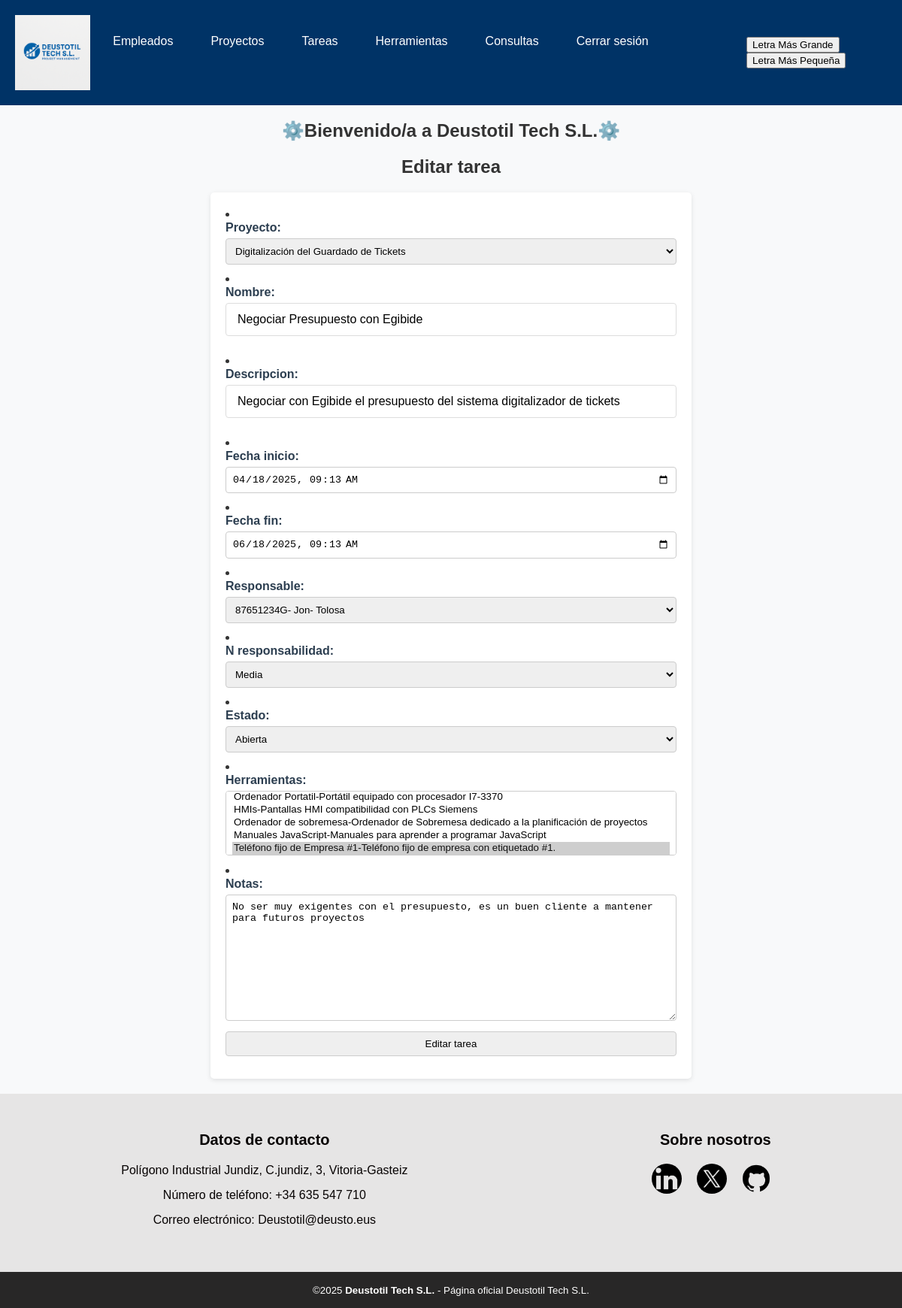
/AppDjango/tareas/modificar/3 (signed in), run on the app's committed database.
### AppDjango/models.py (models this page shows, shortened)
class Tarea(models.Model):
    Proyecto = models.ForeignKey(Proyecto, on_delete=models.CASCADE, related_name= "tareas")
    nombre = models.CharField(max_length=100)
    descripcion = models.CharField(max_length=500)
    fecha_inicio = models.DateTimeField("Fecha inicio")
    fecha_fin = models.DateTimeField("Fecha fin")
    responsable = models.ForeignKey(Empleado, on_delete=models.CASCADE, related_name= "tareas")
    n_responsabilidad = models.CharField(max_length=10,choices=PRIORIDAD_ELECCION, default='media')
    estado = models.CharField(max_length=20, choices=ESTADO_TAREA, default='abierta')
    herramientas =models.ManyToManyField(Herramienta, related_name="herramientas")
    notas = models.TextField(max_length=500)

class Proyecto(models.Model):
    nombre = models.CharField(max_length=100)
    descripcion = models.TextField()
    fecha_inicio = models.DateTimeField("Fecha inicio")
    fecha_fin= models.DateTimeField("Fecha fin")
    presupuesto = models.FloatField(default=0)
    cliente = models.CharField(max_length=100)
    empleados = models.ManyToManyField(Empleado, related_name="proyectos")
    def __str__(self):
        return f"{self.nombre}"

### AppDjango/views.py (the view, shortened to what this page needs)
# urls.py: path('tareas/modificar/<int:pk>', TareaUpdateView.as_view(), name='tarea_update'),
class TareaUpdateView(LoginRequiredMixin,UpdateView):
    model = Tarea
    template_name = 'tarea_update.html'
    form_class = TareaForm
    def get(self, request, pk):
        tarea = get_object_or_404(Tarea, pk=pk)
        formulario = self.form_class(instance=tarea)
        ultimos_empleados = Empleado.objects.order_by('-id')[:3]
        notificacion = request.session.pop('notificacion_estado_tarea', None)
        context = {
            'formulario': formulario,
            'tarea': tarea,
            'ultimos_empleados': ultimos_empleados,
            'notificacion': notificacion,  # Añadimos la notificación al contexto
        }
        return render(request, self.template_name, context)

### AppDjango/forms.py
class TareaForm(forms.ModelForm):
    class Meta:
        model = Tarea
        fields = '__all__'
        widgets = {
            'fecha_inicio': forms.DateTimeInput(attrs={
                'type': 'datetime-local',
                'class': 'form-control',
            }),
            'fecha_fin': forms.DateTimeInput(attrs={
                'type': 'datetime-local',
                'class': 'form-control',
            }),
        }
    def __init__(self, *args, **kwargs):
        super().__init__(*args, **kwargs)
        for field in ['fecha_inicio', 'fecha_fin']:
            if self.instance and getattr(self.instance, field):
                self.initial[field] = getattr(self.instance, field).strftime('%Y-%m-%dT%H:%M')

### AppDjango/models.py (called while the page is built)
    def __str__(self):
        return f"{self.dni}- {self.nombre}- {self.apellidos}"

    def __str__(self):
        return f"{self.nombre}-{self.descripcion}"

### AppDjango/templates/tarea_update.html (shortened to what this page needs)
{% extends 'base.html' %}
{% block contenido %}
    <h2>Editar tarea</h2>
    <div class="formulario">
        <form action="{% url 'tarea_update' tarea.pk %}" method="post">
            {{ formulario.as_ul }}
            <input type="submit" value="Editar tarea"/>
        </form>
    </div>
{% endblock %}

### static/css/styles.css (style rules this page uses)
body { margin: 0; font-family: Arial, sans-serif; background-color: #f8f9fa; color: #333; }
h2 { text-align: center; margin-top: 20px; }
.formulario { max-width: 600px; margin: 20px auto; background-color: #fff; padding: 20px; border-radius: 5px; box-shadow: 0 2px 6px rgba(0, 0, 0, 0.1); }
.formulario label { display: block; margin-bottom: 5px; font-weight: bold; }
.formulario input, .formulario select, .formulario textarea { width: 100%; padding: 8px; box-sizing: border-box; margin-bottom: 10px; border: 1px solid #ccc; border-radius: 4px; }
form { display: flex; flex-direction: column; }
label { margin-bottom: 0.5rem; font-weight: 600; color: #2c3e50; }
input[type="text"], input[type="password"] { padding: 12px 15px; margin-bottom: 1.5rem; border: 1px solid #ddd; border-radius: 4px; font-size: 1rem; transition: border 0.3s; }

### data on the page
Tarea: Proyecto "Digitalización del Guardado de Tickets", descripcion "Negociar con Egibide el presupuesto del sistema digitalizador de tickets", fecha_inicio "04/18/2025 09:13", fecha_fin "06/18/2025 09:13", responsable "87651234G- Jon- Tolosa", n_responsabilidad "Media", estado "Abierta", notas "No ser muy exigentes con el presupuesto, es un buen cliente a mantener para futuros proyectos"
Proyecto: nombre "Negociar Presupuesto con Egibide"
